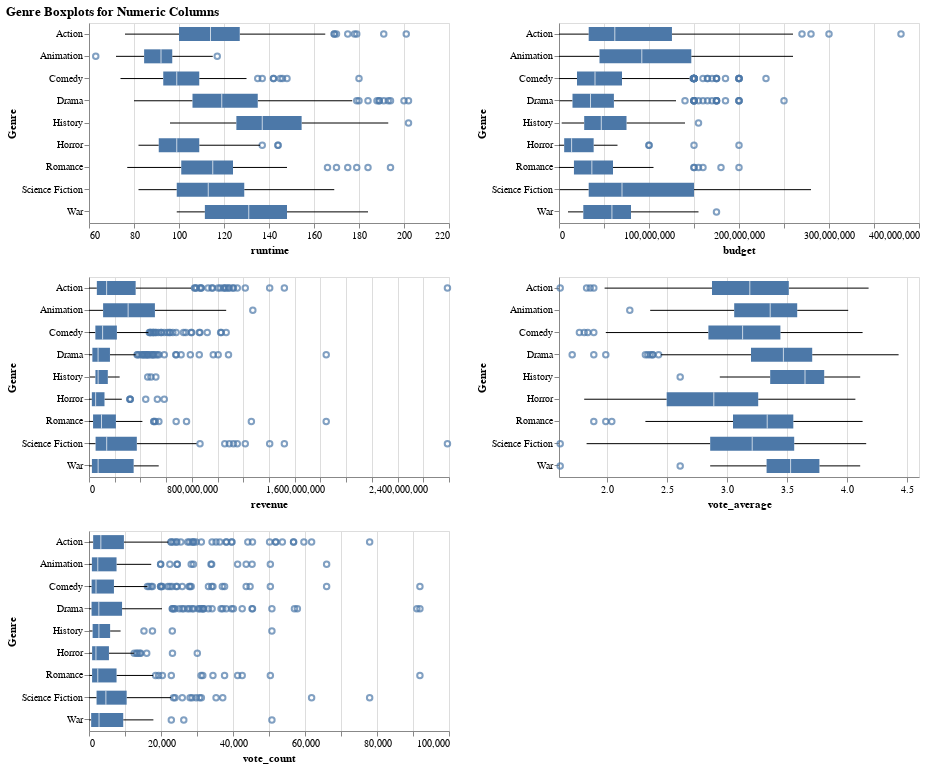

Here is the notebook cell this chart was saved with:
### Markdown cell above
**Question 3.2** <br> {points: 2}  

Now we can make our multiple plots. 

Use the same strategy of repeating plots that we used earlier in this assignment to create a boxplot for all numerical values from the `movie_genres_df` dataframe. Map the genre on the y-axis and each of the numeric columns on the x-axis. use the numeric columns from the previous exercises. Give the y-axis and appropriate column label and remove the necessity of displaying the zero value for the x-axes. Display the plots in 2 columns and with a height and width of 200 and 360 respectively so that you do not need to scroll to view all the plots in their entirety. 

*Save the plot in an object named `genre_boxplots`.*

### Code cell
genre_boxplots = alt.Chart(movie_genres_df).mark_boxplot().encode(
    alt.X(alt.repeat(), type='quantitative', scale=alt.Scale(zero=False)),
    alt.Y('genres', title="Genre")).properties(width=360, height=200).repeat(
    repeat=numeric_cols, columns=2, title="Genre Boxplots for Numeric Columns")
genre_boxplots

### Figure 1 — Vega-Lite specification as saved in the notebook (floating-point values rounded to 4 significant figures; data arrays with more than 128 entries replaced by an {"elided": "..."} marker saying what was removed)
{"config": {"view": {"continuousWidth": 400, "continuousHeight": 300}}, "repeat": ["runtime", "budget", "revenue", "vote_average", "vote_count"], "spec": {"data": {"name": "data-7d6f31157e4fe08bfecbaa3678fc85a8"}, "mark": "boxplot", "encoding": {"x": {"type": "quantitative", "field": {"repeat": "repeat"}, "scale": {"zero": false}}, "y": {"type": "nominal", "field": "genres", "title": "Genre"}}, "height": 200, "width": 360}, "columns": 2, "title": "Genre Boxplots for Numeric Columns", "$schema": "https://vega.github.io/schema/vega-lite/v4.8.1.json", "datasets": {"data-7d6f31157e4fe08bfecbaa3678fc85a8": {"elided": "1669 records"}}}
